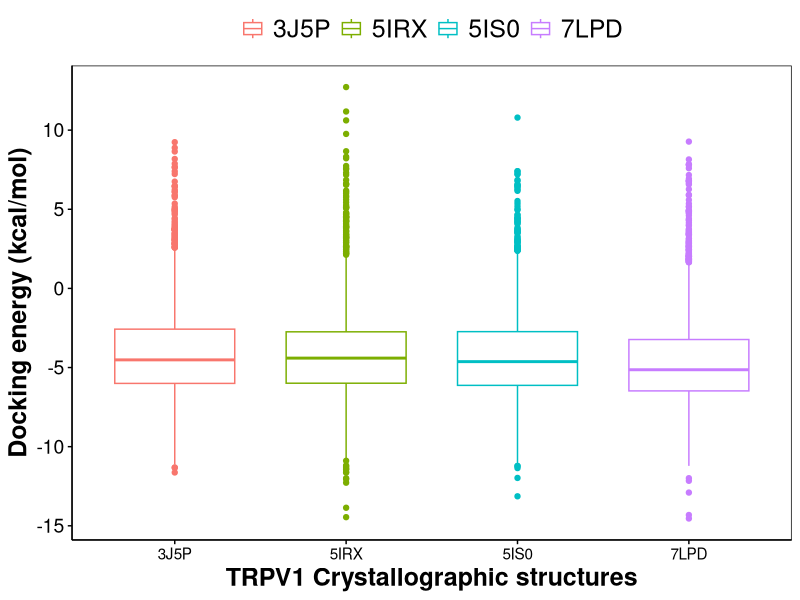
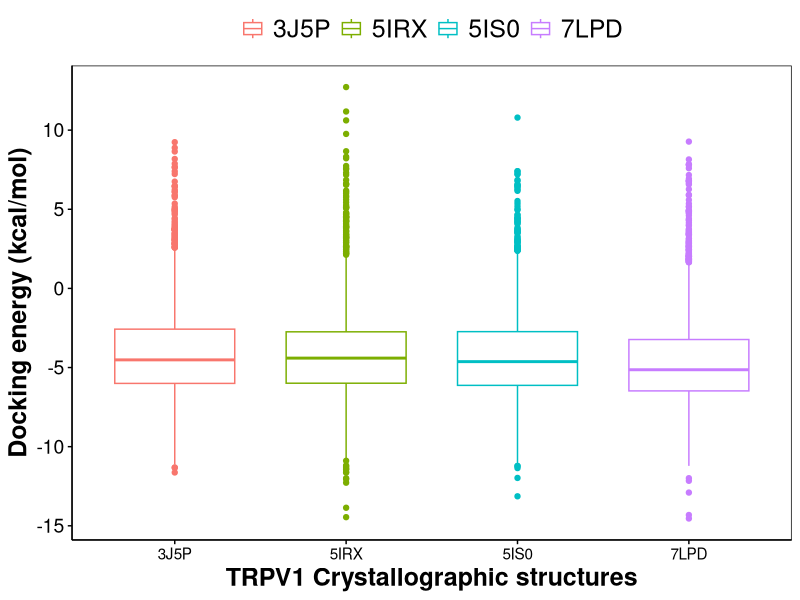

Here is the R script that generated these plots, in order:
library(tidyverse)
library(tools)
library(ggpubr)
library(scales)
library(ggplot2)


dockings_df <- read.csv("dockings.csv")[1:4]

count_na <- sum(is.na(dockings_df$Crystal))
cat("# of NAs in 'Crystal':", count_na, "\n")




# plotting docking energy in every frame
fra <- ggboxplot(dockings_df, x = "Crystal", y = "DockingScore", color = "Crystal", 
                 palette ="hue", 
                 xlab = "TRPV1 Crystallographic structures",
                 ylab = "Docking energy (kcal/mol)", )  +
  theme(
    legend.position = "top",
    legend.title = element_blank(),
    legend.text = element_text(color = "black", size = 18),
    axis.title = element_text(color = "black", face = "bold", size = 18),
    axis.text.x = element_text(colour = "black", size = 11),
    axis.text.y = element_text(colour = "black", size = 14),
    axis.ticks = element_line(colour = "black", size = 0.5),
    panel.border = element_rect(colour = "black", fill = NA, size = 0.5)
  ) 
fra

ggsave(file = "Boxplot_energy_frames.png",
       plot = fra, width = 10, height = 8, dpi = 300)

######################################################

library("dplyr")
library("psych")  

rank <- 1:562

##################################
# Geometric mean
geo_mean <- dockings_df %>% group_by(Molecule) %>%
  summarise(Geometric_mean = -exp(mean(log(abs(DockingScore))))) %>%
  arrange(Geometric_mean)

geo_mean$RankingGeometricMean <- rank

##################################
# Arithmetric mean
arit_mean <- dockings_df %>% group_by(Molecule) %>%
  summarise(Arithmetic_mean = mean(DockingScore)) %>%
  arrange(Arithmetic_mean)

arit_mean$RankingArithmeticMean <- rank

##################################
# Harmonic mean
harm_mean <- dockings_df %>% group_by(Molecule) %>%
  summarise(Harmonic_mean = harmonic.mean(DockingScore)) %>%
  arrange(Harmonic_mean)

harm_mean$RankingHarmonicMean <- rank

##################################
# Minimum value (best)
min <- dockings_df %>%                                    
  group_by(Molecule) %>%
  summarise(Minimum = min(DockingScore)) %>%
  arrange(Minimum)

min$RankingMinimumValue <- rank

##################################
# Maximum value (worst)
# max <- my_data_frame %>%                                    
#   group_by(ligand) %>%
#   summarise_at(vars(energy),
#                list(Maximum = max)) %>%
#   arrange(Maximum)

##################################
# median
med <- dockings_df %>% group_by(Molecule) %>%
  summarise(Median = median(DockingScore)) %>%
  arrange(Median)

med$RankingMedian <- rank

#################################
# Sort by ligand
g2 <- geo_mean %>% arrange(Molecule)
h2 <- harm_mean %>% arrange(Molecule)
a2 <- arit_mean %>% arrange(Molecule)
min2 <- min %>% arrange(Molecule)
med2 <- med %>% arrange(Molecule)

candidates <- cbind(g2, h2, a2, min2, med2)

candidates_rank <- subset(candidates, select = c(1, 3, 6, 9, 12, 15))

#####################################
modeFunction <- function(df) {
  library(dplyr)
  
  df %>% 
    mutate(Mode = apply(.[,2:6], 1, function(x) {
      tab <- table(x)
      if(length(tab) == 5) {
        max(x)
      } else {
        as.numeric(names(tab))[which.max(tab)]
      }
    }),
    FrequencyInRanking = apply(.[,2:6], 1, function(x) {
      tab <- table(x)
      if(length(tab) == 5) {
        paste0("1/", length(x))
      } else {
        paste0(max(tab), "/5")
      }
    }))
}

# Calling mode function
candidates_rank_modes <- modeFunction(candidates_rank)
candidates_rank_modes <- candidates_rank_modes %>%
  arrange(Mode)



########################################
# Saving the data in excel
library(openxlsx)
write.xlsx(candidates_rank_modes, 'candidates_rank_modes.xlsx')
write.xlsx(candidates, 'candidates_full_data.xlsx')
